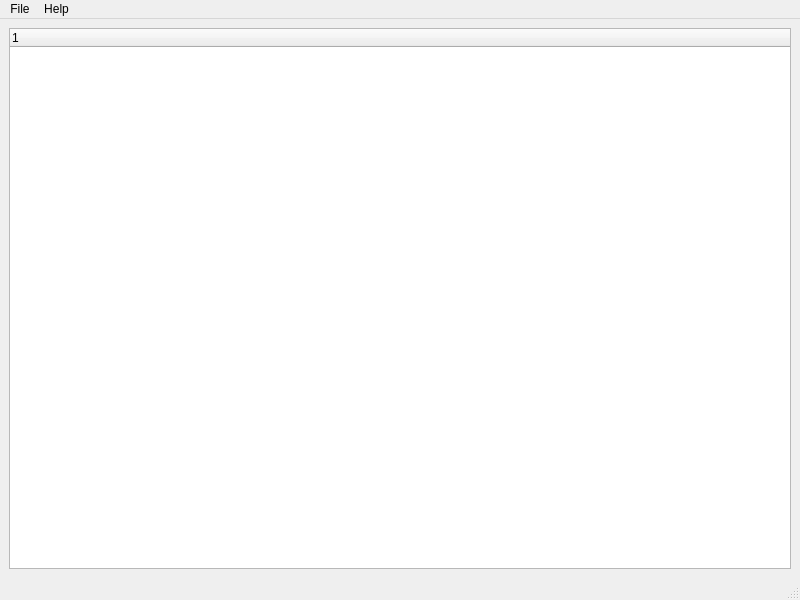
<?xml version="1.0" encoding="UTF-8"?>
<ui version="4.0">
    <class>MainWindow</class>
    <widget class="QMainWindow" name="MainWindow">
        <property name="geometry">
            <rect>
                <x>0</x>
                <y>0</y>
                <width>800</width>
                <height>600</height>
            </rect>
        </property>
        <property name="windowTitle">
            <string>cuteUSB (formerly viusb)</string>
        </property>
        <widget class="QWidget" name="centralwidget">
            <layout class="QVBoxLayout" name="verticalLayout">
                <item>
                    <widget class="QTreeWidget" name="usbTreeWidget">
                        <property name="headerLabels">
                            <stringlist>
                                <string>Bus</string>
                                <string>Device</string>
                                <string>Vendor ID</string>
                                <string>Product ID</string>
                                <string>Description</string>
                                <string>Serial Number</string>
                            </stringlist>
                        </property>
                    </widget>
                </item>
            </layout>
        </widget>
        <widget class="QMenuBar" name="menuBar">
            <property name="geometry">
                <rect>
                    <x>0</x>
                    <y>0</y>
                    <width>800</width>
                    <height>22</height>
                </rect>
            </property>
            <widget class="QMenu" name="menuFile">
                <property name="title">
                    <string>File</string>
                </property>
                <addaction name="actionExit"/>
            </widget>
            <widget class="QMenu" name="menuHelp">
                <property name="title">
                    <string>Help</string>
                </property>
                <addaction name="actionAbout"/>
                <addaction name="actionAboutQt"/>
            </widget>
            <addaction name="menuFile"/>
            <addaction name="menuHelp"/>
        </widget>
        <widget class="QStatusBar" name="statusBar"/>
        <action name="actionExit">
            <property name="text">
                <string>Exit</string>
            </property>
        </action>
        <action name="actionAbout">
            <property name="text">
                <string>About</string>
            </property>
        </action>
        <action name="actionAboutQt">
            <property name="text">
                <string>About Qt</string>
            </property>
        </action>
    </widget>
    <resources/>
    <connections/>
</ui>
